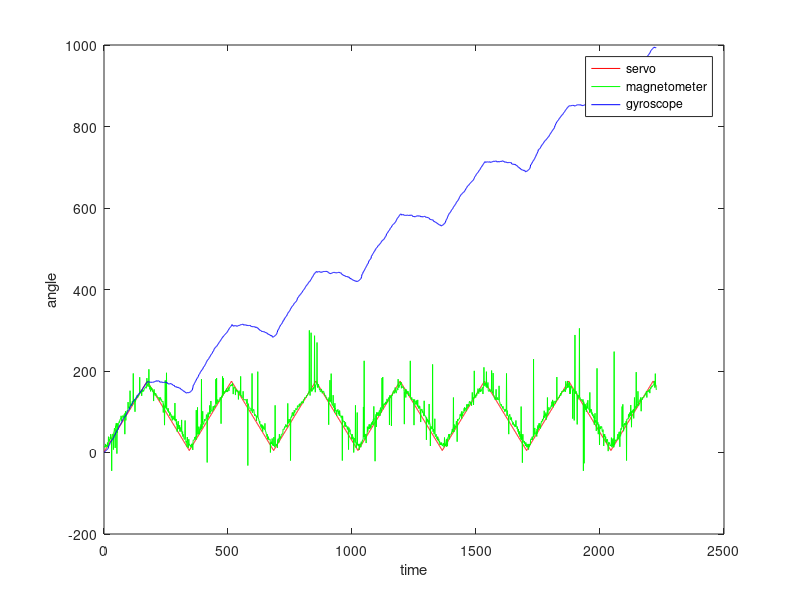
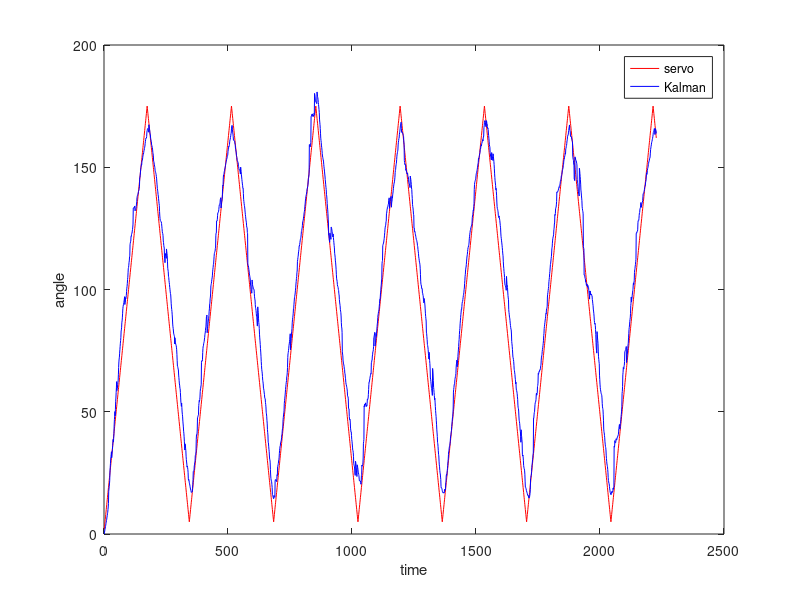

MATLAB code to generate these figures, in order:

clear all;
close all;
A = csvread('Capture.txt');
t = A(:,1);
servo   = A(:,2);
gyro = -A(:,3);
compass = -(A(:,4) - 135);
t = 1:length(servo);
dt = conv(A(:,1),[1,-1], 'valid');
figure(1), plot(t, servo, 'r-', t, compass, 'g-', t, cumsum(gyro/13), 'b-');
legend('servo', 'magnetometer', 'gyroscope');
ylabel('angle');
xlabel('time');


% Kalman filter variables and constants
Q_angleX = 0.001; % Process noise covariance for the compass - Sw
Q_gyroX = 0.003; % Process noise covariance for the gyro - Sw
R_angleX = 0.2; % Measurement noise covariance - Sv

angleX = 180; % The angle output from the Kalman filter
biasX = 0; % The gyro bias calculated by the Kalman filter
PX_00 = 0;
PX_01 = 0;
PX_10 = 0;
PX_11 = 0;

% KasBot V2  -  Kalman filter module - http://www.arduino.cc/cgi-bin/yabb2/YaBB.pl?num=1284738418
% See also http://www.x-firm.com/?page_id=145
% with slightly modifications by Kristian Lauszus
% See http://academic.csuohio.edu/simond/courses/eec644/kalman.pdf and
% http://www.cs.unc.edu/~welch/media/pdf/kalman_intro.pdf for more information

angleX = 0;
combo(1) = 0;
for i=2:length(compass)
    
    newAngle = compass(i);
    newRate  = gyro(i);
    
    dtX = 1 / 13; % Convert from microseconds to seconds
    
    % Discrete Kalman filter time update equations - Time Update ("Predict")
    % Update xhat - Project the state ahead
    
    angleX = angleX + dtX * (newRate - biasX);
    
    % Update estimation error covariance - Project the error covariance ahead
    PX_00 = PX_00 + -dtX * (PX_10 + PX_01) + Q_angleX * dtX;
    PX_01 = PX_01 + -dtX * PX_11;
    PX_10 = PX_10 + -dtX * PX_11;
    PX_11 = PX_11 + +Q_gyroX * dtX;
    
    % Discrete Kalman filter measurement update equations - Measurement Update ("Correct")
    % Calculate Kalman gain - Compute the Kalman gain
    SX = PX_00 + R_angleX;
    KX_0 = PX_00 / SX;
    KX_1 = PX_10 / SX;
    
    % Calculate angle and resting rate - Update estimate with measurement zk
    yX = newAngle - angleX;
    angleX = angleX + KX_0 * yX;
    biasX = biasX + KX_1 * yX;
    
    % Calculate estimation error covariance - Update the error covariance
    PX_00 = PX_00 - KX_0 * PX_00;
    PX_01 = PX_01 - KX_0 * PX_01;
    PX_10 = PX_10 - KX_1 * PX_00;
    PX_11 = PX_11 - KX_1 * PX_01;
    
    combo(i) = angleX;
end

figure(4), plot(t, servo, 'r-', t, combo, 'b-');
legend('servo', 'Kalman');
ylabel('angle');
xlabel('time');
